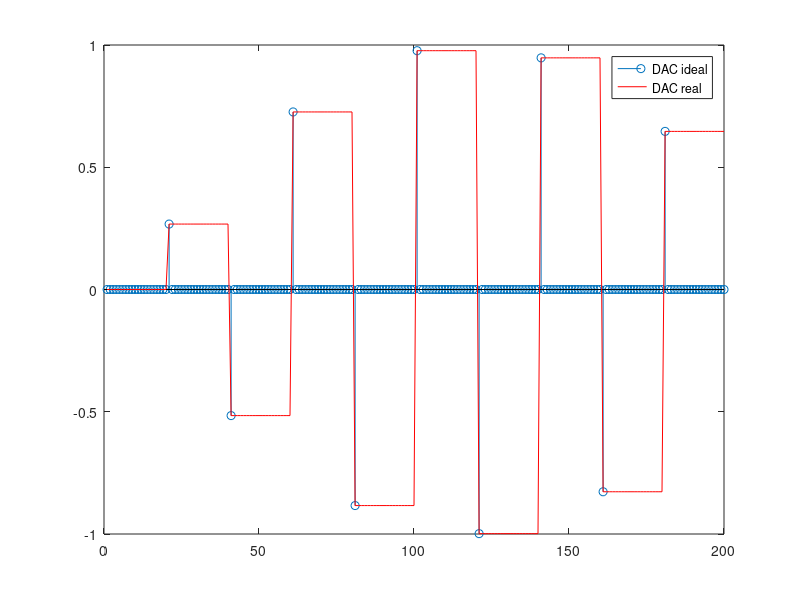
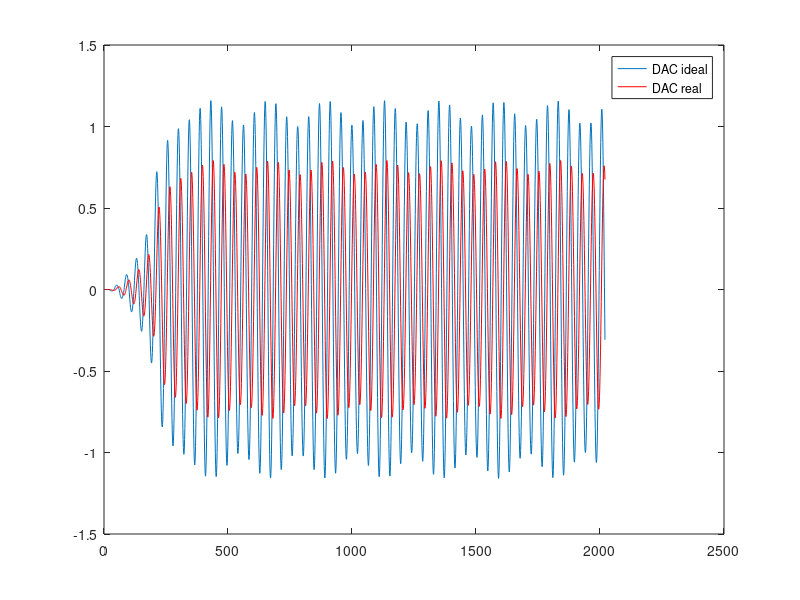

Here is the MATLAB script that generated these plots, in order:
pkg load signal
M=20;
Fs = 100;%Sampling Freq
ts=0:1/Fs:1;
Fc= 45.688;
xs=sin(2*pi*Fc*ts);

xup=upsample(xs,M);

tsup=0:1/Fs/M:1;

blp=sinc(Fs*(tsup(1:400)-.1));
xup=upsample(xs,M);

bhld=ones(M,1);

figure(1)
hold off
xhld=filter(bhld,1,xup);
stem(xup(1:200))
hold on
plot(xhld(1:200), 'r')
legend('DAC ideal', 'DAC real')

yfilt=filter(blp,1,xup);
yfilt2=filter(blp,1,xhld)/M;

figure(2)
hold off
plot(yfilt)
hold on
plot(yfilt2, 'r')
legend('DAC ideal', 'DAC real')